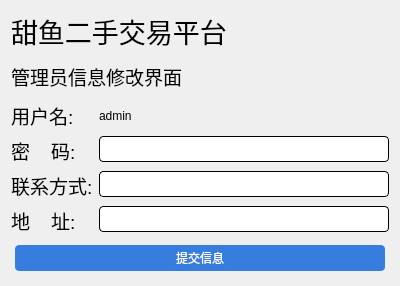
<?xml version="1.0" encoding="UTF-8"?>
<ui version="4.0">
 <class>AdminUserInfChange</class>
 <widget class="QWidget" name="AdminUserInfChange">
  <property name="geometry">
   <rect>
    <x>0</x>
    <y>0</y>
    <width>400</width>
    <height>286</height>
   </rect>
  </property>
  <property name="windowTitle">
   <string>甜鱼: 管理员信息修改界面</string>
  </property>
  <property name="styleSheet">
   <string notr="true">QPushButton {
    border: none;
    border-radius: 4px;
	padding: 4px;
	margin: 4px; 
    background-color: rgb(54, 125, 221);
    color: white;
}
QLineEdit{
	border: 1px solid black;
	border-radius: 4px;
	padding: 4px;
}
</string>
  </property>
  <layout class="QVBoxLayout" name="verticalLayout">
   <item>
    <layout class="QGridLayout" name="gridLayout">
     <item row="1" column="0">
      <widget class="QLabel" name="label_2">
       <property name="font">
        <font>
         <pointsize>14</pointsize>
        </font>
       </property>
       <property name="text">
        <string>管理员信息修改界面</string>
       </property>
      </widget>
     </item>
     <item row="0" column="0">
      <widget class="QLabel" name="label">
       <property name="font">
        <font>
         <pointsize>20</pointsize>
        </font>
       </property>
       <property name="text">
        <string>甜鱼二手交易平台</string>
       </property>
      </widget>
     </item>
     <item row="2" column="0">
      <layout class="QFormLayout" name="formLayout">
       <item row="0" column="0">
        <widget class="QLabel" name="label_3">
         <property name="font">
          <font>
           <pointsize>14</pointsize>
          </font>
         </property>
         <property name="text">
          <string>用户名:</string>
         </property>
        </widget>
       </item>
       <item row="1" column="0">
        <widget class="QLabel" name="label_4">
         <property name="font">
          <font>
           <pointsize>14</pointsize>
          </font>
         </property>
         <property name="text">
          <string>密    码:</string>
         </property>
        </widget>
       </item>
       <item row="1" column="1">
        <widget class="QLineEdit" name="user_pwd_text"/>
       </item>
       <item row="2" column="0">
        <widget class="QLabel" name="label_5">
         <property name="font">
          <font>
           <pointsize>14</pointsize>
          </font>
         </property>
         <property name="text">
          <string>联系方式:</string>
         </property>
        </widget>
       </item>
       <item row="2" column="1">
        <widget class="QLineEdit" name="user_contact_text"/>
       </item>
       <item row="3" column="0">
        <widget class="QLabel" name="label_6">
         <property name="font">
          <font>
           <pointsize>14</pointsize>
          </font>
         </property>
         <property name="text">
          <string>地    址:</string>
         </property>
        </widget>
       </item>
       <item row="3" column="1">
        <widget class="QLineEdit" name="user_home_text"/>
       </item>
       <item row="0" column="1">
        <widget class="QLabel" name="label_7">
         <property name="text">
          <string>admin</string>
         </property>
        </widget>
       </item>
      </layout>
     </item>
     <item row="3" column="0">
      <widget class="QPushButton" name="postBtn">
       <property name="text">
        <string>提交信息</string>
       </property>
      </widget>
     </item>
    </layout>
   </item>
  </layout>
 </widget>
 <resources/>
 <connections/>
</ui>
